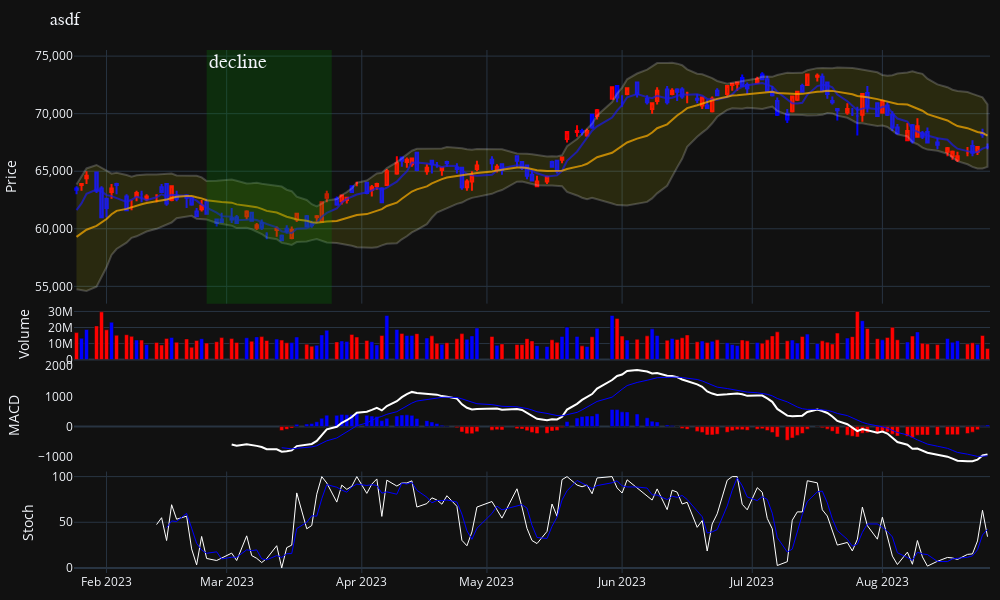

Source (notebook cell):
### Code cell
fig = make_subplots(rows=4, cols=1, shared_xaxes=True, vertical_spacing=0.01, row_heights=[0.5,0.1,0.2,0.2])

fig.add_trace(go.Candlestick(
        x=kor_stock_ohlcv_095570_total['date'],
        open=kor_stock_ohlcv_095570_total['open'],
        high=kor_stock_ohlcv_095570_total['high'],
        low=kor_stock_ohlcv_095570_total['low'],
        close=kor_stock_ohlcv_095570_total['close'],
        increasing_line_color= 'red', decreasing_line_color= 'blue')
, row=1, col=1)


# fig = go.Figure(
#     data=go.Candlestick(
#         x=kor_stock_ohlcv_095570_total['date'],
#         open=kor_stock_ohlcv_095570_total['open'],
#         high=kor_stock_ohlcv_095570_total['high'],
#         low=kor_stock_ohlcv_095570_total['low'],
#         close=kor_stock_ohlcv_095570_total['close'],
#         increasing_line_color= 'red', decreasing_line_color= 'blue'),
#     row=1, col=1
# )


fig.add_trace(go.Scatter(
    x=kor_stock_ohlcv_095570_total['date'],
    y=kor_stock_ohlcv_095570_total['MA5'],
    opacity=0.7,
    line=dict(color='blue', width=2),
    name='MA 5'))

fig.add_trace(go.Scatter(
    x=kor_stock_ohlcv_095570_total['date'],
    y=kor_stock_ohlcv_095570_total['MA20'],
    opacity=0.7,
    line=dict(color='orange', width=2),
    name='MA 20'))

fig.add_trace(go.Scatter(
    x=pd.concat([kor_stock_ohlcv_095570_total['date'], kor_stock_ohlcv_095570_total['date'][::-1]]),
    y=pd.concat([kor_stock_ohlcv_095570_total['upper'], kor_stock_ohlcv_095570_total['lower'][::-1]]),
    fill='toself',
#     fillcolor='rgba(0,100,80,0.2)',
#     line_color='rgba(255,255,255,0)',
    fillcolor='rgba(255,255,0,0.1)',
#     line_color='rgba(255,255,255,0.2)',
    line=dict(color='rgba(255,255,255,0.2)', width=2),
    name='Bollinger Band',
))


# fig.add_trace(go.Bar(x=kor_stock_ohlcv_095570_total['date'], 
#                      y=kor_stock_ohlcv_095570_total['volume'],
#                      name = 'volume'
#                     ), row=2, col=1)


# # Plot MACD trace on 3rd row
# fig.add_trace(go.Bar(x=kor_stock_ohlcv_095570_total['date'], 
#                      y=macd.macd_diff()
#                     ), row=3, col=1)
fig.add_trace(go.Scatter(x=kor_stock_ohlcv_095570_total['date'],
                         y=macd.macd(),
                         line=dict(color='white', width=2)
                        ), row=3, col=1)
fig.add_trace(go.Scatter(x=kor_stock_ohlcv_095570_total['date'],
                         y=macd.macd_signal(),
                         line=dict(color='blue', width=1)
                        ), row=3, col=1)

# Plot stochastics trace on 4th row
fig.add_trace(go.Scatter(x=kor_stock_ohlcv_095570_total['date'],
                         y=stoch.stoch(),
                         line=dict(color='white', width=1)
                        ), row=4, col=1)
fig.add_trace(go.Scatter(x=kor_stock_ohlcv_095570_total['date'],
                         y=stoch.stoch_signal(),
                         line=dict(color='blue', width=1)
                        ), row=4, col=1)


fig.update_layout(
    title = 'asdf',
#     title= f'{sig_area} 시군구별 {type_nm} 매매(실거래가)/전월세(보증금) 거래량',
    title_font_family="맑은고딕",
    title_font_size = 18,
    hoverlabel=dict(
#         bgcolor='white',
        bgcolor='black',
        font_size=15,
    ),
    hovermode="x unified",
#     hovermode="x",    
#     template='plotly_white', 
    template='plotly_dark',
    xaxis_tickangle=90,
    yaxis_tickformat = ',',
    legend = dict(orientation = 'h', xanchor = "center", x = 0.85, y= 1.1), 
    barmode='group'
)
    
fig.update_layout(
    margin=go.layout.Margin(
        l=10, #left margin
        r=10, #right margin
        b=10, #bottom margin
        t=50  #top margin
    ),
    height=600, width=1000, 
    showlegend=False, 
    xaxis_rangeslider_visible=False
)

# fig.update_layout(height=600, width=1000, 
#                   showlegend=False, 
#                   xaxis_rangeslider_visible=False)
    


# update y-axis label
fig.update_yaxes(title_text="Price", row=1, col=1)
fig.update_yaxes(title_text="Volume", row=2, col=1)
fig.update_yaxes(title_text="MACD", showgrid=False, row=3, col=1)
fig.update_yaxes(title_text="Stoch", row=4, col=1)

# Plot volume trace on 2nd row
colors = ['red' if row['open'] - row['close'] >= 0 
          else 'blue' for index, row in kor_stock_ohlcv_095570_total.iterrows()]

fig.add_trace(go.Bar(x=kor_stock_ohlcv_095570_total['date'], 
                     y=kor_stock_ohlcv_095570_total['volume'],
                     marker_color=colors,
                     name = 'volume'
                    ), row=2, col=1)

# Plot MACD trace on 3rd row
colors = ['blue' if val >= 0 
          else 'red' for val in macd.macd_diff()]
fig.add_trace(go.Bar(x=kor_stock_ohlcv_095570_total['date'], 
                     y=macd.macd_diff(),
                     marker_color=colors
                    ), row=3, col=1)

# fig.update_layout(xaxis_rangeslider_visible=False)

fig.update_xaxes(rangebreaks=[dict(bounds=["sat", "sun"])], row = 1, col = 1)
# fig.update_yaxes(showspikes=True)
# fig.update_xaxes(
# #     rangeslider_visible=True,
#     rangeselector=dict(
#         buttons=list([
#             dict(count=1, label="1m", step="month", stepmode="backward"),
#             dict(count=6, label="6m", step="month", stepmode="backward"),
#             dict(count=1, label="YTD", step="year", stepmode="todate"),
#             dict(count=1, label="1y", step="year", stepmode="backward"),
# #             dict(step="all")
#         ])
#     )
# )

fig.show()

### Figure 1 — Plotly figure (JSON) as saved in the notebook; plotly's stock layout.template omitted (floating-point values rounded to 4 significant figures; data arrays with more than 128 entries replaced by an {"elided": "..."} marker saying what was removed)
{"data": [{"close": {"elided": "147 int values"}, "decreasing": {"line": {"color": "blue"}}, "high": {"elided": "147 int values"}, "increasing": {"line": {"color": "red"}}, "low": {"elided": "147 int values"}, "open": {"elided": "147 int values"}, "type": "candlestick", "x": {"elided": "147 str values"}, "xaxis": "x", "yaxis": "y"}, {"line": {"color": "blue", "width": 2}, "name": "MA 5", "opacity": 0.7, "type": "scatter", "x": {"elided": "147 str values"}, "y": {"elided": "147 int values"}}, {"line": {"color": "orange", "width": 2}, "name": "MA 20", "opacity": 0.7, "type": "scatter", "x": {"elided": "147 str values"}, "y": {"elided": "147 int values"}}, {"fill": "toself", "fillcolor": "rgba(255,255,0,0.1)", "line": {"color": "rgba(255,255,255,0.2)", "width": 2}, "name": "Bollinger Band", "type": "scatter", "x": {"elided": "294 str values"}, "y": {"elided": "294 float values"}}, {"line": {"color": "white", "width": 2}, "type": "scatter", "x": {"elided": "147 str values"}, "xaxis": "x3", "y": {"elided": "147 float values"}, "yaxis": "y3"}, {"line": {"color": "blue", "width": 1}, "type": "scatter", "x": {"elided": "147 str values"}, "xaxis": "x3", "y": {"elided": "147 float values"}, "yaxis": "y3"}, {"line": {"color": "white", "width": 1}, "type": "scatter", "x": {"elided": "147 str values"}, "xaxis": "x4", "y": {"elided": "147 float values"}, "yaxis": "y4"}, {"line": {"color": "blue", "width": 1}, "type": "scatter", "x": {"elided": "147 str values"}, "xaxis": "x4", "y": {"elided": "147 float values"}, "yaxis": "y4"}, {"marker": {"color": {"elided": "147 str values"}}, "name": "volume", "type": "bar", "x": {"elided": "147 str values"}, "xaxis": "x2", "y": {"elided": "147 int values"}, "yaxis": "y2"}, {"marker": {"color": {"elided": "147 str values"}}, "type": "bar", "x": {"elided": "147 str values"}, "xaxis": "x3", "y": {"elided": "147 float values"}, "yaxis": "y3"}], "layout": {"annotations": [{"font": {"family": "Times New Roman", "size": 20}, "showarrow": false, "text": "decline", "x": "2023-02-24", "xanchor": "left", "xref": "x", "y": 1, "yanchor": "top", "yref": "y domain"}], "barmode": "group", "height": 600, "hoverlabel": {"bgcolor": "black", "font": {"size": 15}}, "hovermode": "x unified", "legend": {"orientation": "h", "x": 0.85, "xanchor": "center", "y": 1.1}, "margin": {"b": 10, "l": 10, "r": 10, "t": 50}, "shapes": [{"fillcolor": "green", "line": {"width": 0}, "opacity": 0.25, "type": "rect", "x0": "2023-02-24", "x1": "2023-03-25", "xref": "x", "y0": 0, "y1": 1, "yref": "y domain"}], "showlegend": false, "title": {"font": {"family": "맑은고딕", "size": 18}, "text": "asdf"}, "width": 1000, "xaxis": {"anchor": "y", "domain": [0, 1], "matches": "x4", "rangebreaks": [{"bounds": ["sat", "sun"]}], "rangeslider": {"visible": false}, "showticklabels": false, "tickangle": 90}, "xaxis2": {"anchor": "y2", "domain": [0, 1], "matches": "x4", "showticklabels": false}, "xaxis3": {"anchor": "y3", "domain": [0, 1], "matches": "x4", "showticklabels": false}, "xaxis4": {"anchor": "y4", "domain": [0, 1]}, "yaxis": {"anchor": "x", "domain": [0.515, 1], "tickformat": ",", "title": {"text": "Price"}}, "yaxis2": {"anchor": "x2", "domain": [0.408, 0.505], "title": {"text": "Volume"}}, "yaxis3": {"anchor": "x3", "domain": [0.204, 0.398], "showgrid": false, "title": {"text": "MACD"}}, "yaxis4": {"anchor": "x4", "domain": [0, 0.194], "title": {"text": "Stoch"}}}}
